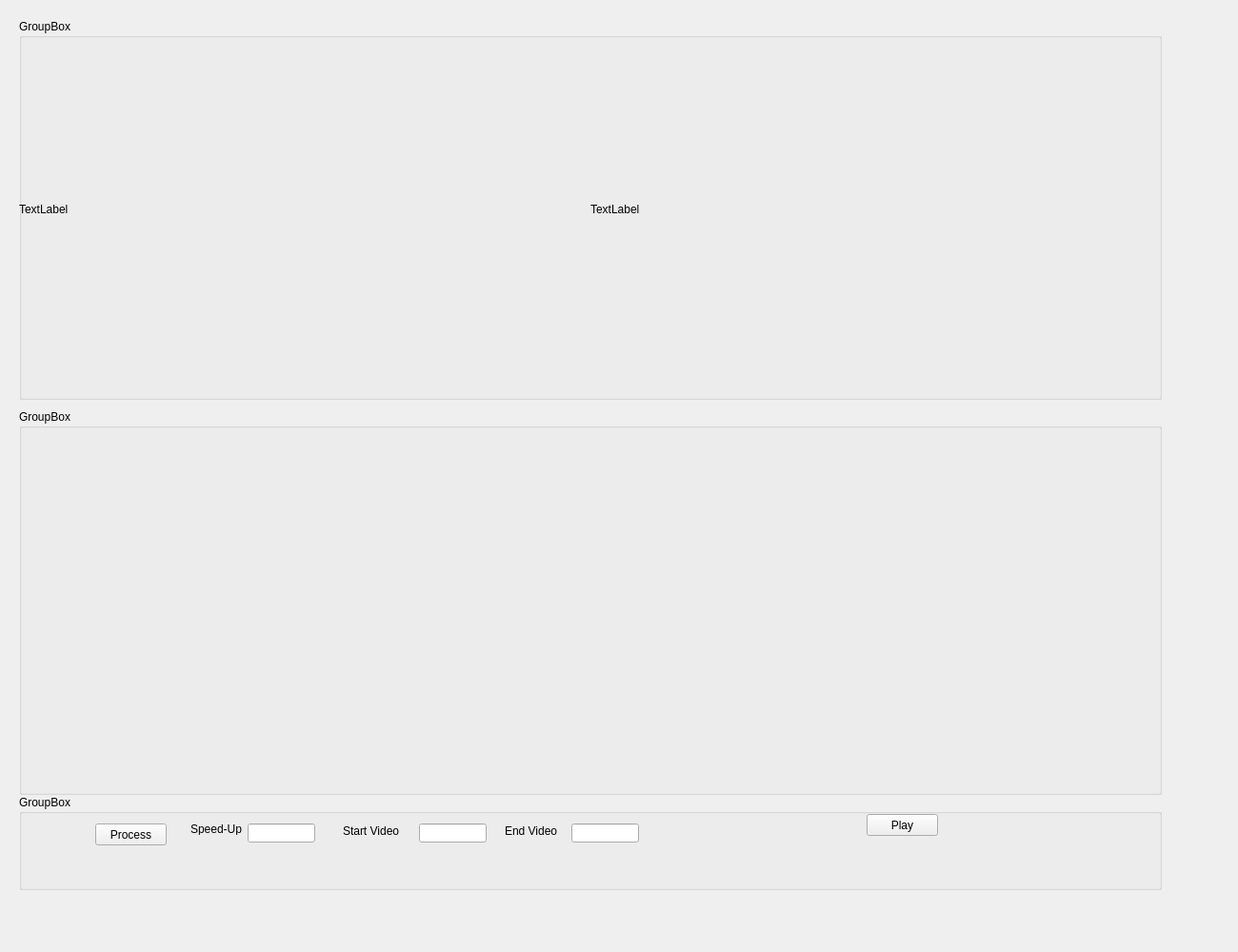
<?xml version="1.0" encoding="UTF-8"?>
<ui version="4.0">
 <class>VideoRouteClass</class>
 <widget class="QWidget" name="VideoRouteClass">
  <property name="geometry">
   <rect>
    <x>0</x>
    <y>0</y>
    <width>1300</width>
    <height>1000</height>
   </rect>
  </property>
  <property name="windowTitle">
   <string>VideoRoute</string>
  </property>
  <widget class="QGroupBox" name="groupBox">
   <property name="geometry">
    <rect>
     <x>20</x>
     <y>20</y>
     <width>1200</width>
     <height>400</height>
    </rect>
   </property>
   <property name="title">
    <string>GroupBox</string>
   </property>
   <widget class="QLabel" name="label">
    <property name="geometry">
     <rect>
      <x>0</x>
      <y>0</y>
      <width>600</width>
      <height>400</height>
     </rect>
    </property>
    <property name="text">
     <string>TextLabel</string>
    </property>
   </widget>
   <widget class="QLabel" name="label_2">
    <property name="geometry">
     <rect>
      <x>600</x>
      <y>0</y>
      <width>600</width>
      <height>400</height>
     </rect>
    </property>
    <property name="text">
     <string>TextLabel</string>
    </property>
   </widget>
  </widget>
  <widget class="QGroupBox" name="groupBox_2">
   <property name="geometry">
    <rect>
     <x>20</x>
     <y>430</y>
     <width>1200</width>
     <height>405</height>
    </rect>
   </property>
   <property name="title">
    <string>GroupBox</string>
   </property>
  </widget>
  <widget class="QGroupBox" name="groupBox_3">
   <property name="geometry">
    <rect>
     <x>20</x>
     <y>835</y>
     <width>1200</width>
     <height>100</height>
    </rect>
   </property>
   <property name="title">
    <string>GroupBox</string>
   </property>
   <widget class="QPushButton" name="pushButton">
    <property name="geometry">
     <rect>
      <x>80</x>
      <y>30</y>
      <width>75</width>
      <height>23</height>
     </rect>
    </property>
    <property name="text">
     <string>Process</string>
    </property>
   </widget>
   <widget class="QPushButton" name="pushButton_2">
    <property name="geometry">
     <rect>
      <x>890</x>
      <y>20</y>
      <width>75</width>
      <height>23</height>
     </rect>
    </property>
    <property name="text">
     <string>Play</string>
    </property>
   </widget>
   <widget class="QLabel" name="label_3">
    <property name="geometry">
     <rect>
      <x>180</x>
      <y>30</y>
      <width>54</width>
      <height>12</height>
     </rect>
    </property>
    <property name="text">
     <string>Speed-Up</string>
    </property>
   </widget>
   <widget class="QLabel" name="label_4">
    <property name="geometry">
     <rect>
      <x>340</x>
      <y>30</y>
      <width>71</width>
      <height>16</height>
     </rect>
    </property>
    <property name="text">
     <string>Start Video</string>
    </property>
   </widget>
   <widget class="QLabel" name="label_5">
    <property name="geometry">
     <rect>
      <x>510</x>
      <y>30</y>
      <width>71</width>
      <height>16</height>
     </rect>
    </property>
    <property name="text">
     <string>End Video</string>
    </property>
   </widget>
   <widget class="QLineEdit" name="lineEdit">
    <property name="geometry">
     <rect>
      <x>240</x>
      <y>30</y>
      <width>71</width>
      <height>20</height>
     </rect>
    </property>
   </widget>
   <widget class="QLineEdit" name="lineEdit_2">
    <property name="geometry">
     <rect>
      <x>420</x>
      <y>30</y>
      <width>71</width>
      <height>20</height>
     </rect>
    </property>
   </widget>
   <widget class="QLineEdit" name="lineEdit_3">
    <property name="geometry">
     <rect>
      <x>580</x>
      <y>30</y>
      <width>71</width>
      <height>20</height>
     </rect>
    </property>
   </widget>
  </widget>
 </widget>
 <layoutdefault spacing="6" margin="11"/>
 <resources>
  <include location="videoroute.qrc"/>
 </resources>
 <connections>
  <connection>
   <sender>pushButton</sender>
   <signal>clicked()</signal>
   <receiver>VideoRouteClass</receiver>
   <slot>save()</slot>
   <hints>
    <hint type="sourcelabel">
     <x>123</x>
     <y>870</y>
    </hint>
    <hint type="destinationlabel">
     <x>15</x>
     <y>416</y>
    </hint>
   </hints>
  </connection>
  <connection>
   <sender>pushButton_2</sender>
   <signal>clicked()</signal>
   <receiver>VideoRouteClass</receiver>
   <slot>play()</slot>
   <hints>
    <hint type="sourcelabel">
     <x>930</x>
     <y>861</y>
    </hint>
    <hint type="destinationlabel">
     <x>1081</x>
     <y>424</y>
    </hint>
   </hints>
  </connection>
 </connections>
 <slots>
  <slot>save()</slot>
  <slot>play()</slot>
 </slots>
</ui>
